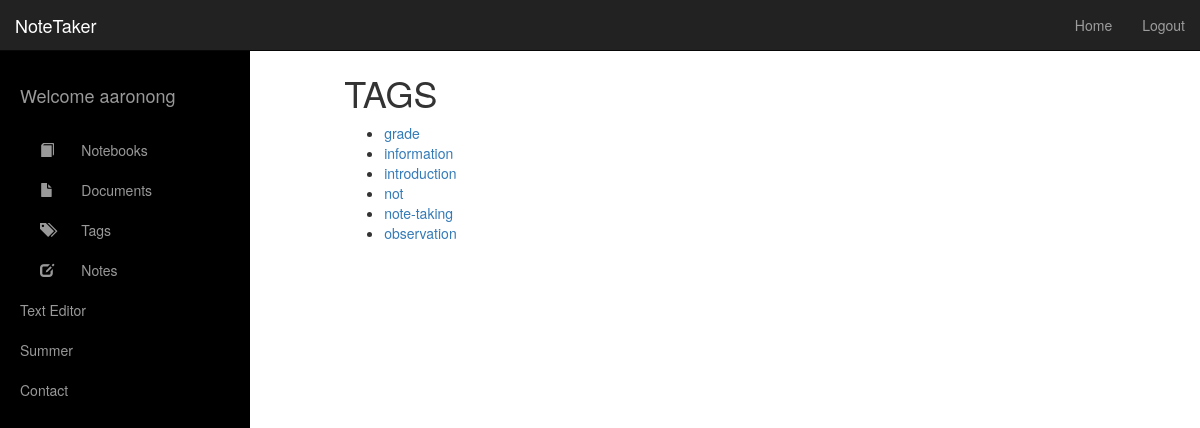
/tags/ (signed in), run on an earlier commit of the app's database.
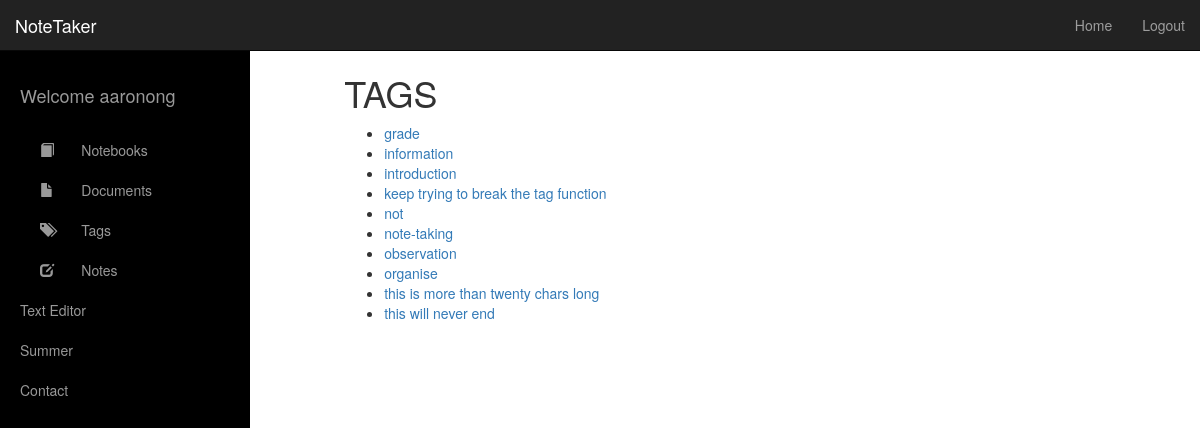
And on a later commit of the database.
### notetaker/models.py (models this page shows, shortened)
@python_2_unicode_compatible
class Tags(models.Model):
    tag_text = models.CharField(max_length=20)
    note_ids = models.ManyToManyField(
        Note,
        through='Tagging',
        through_fields=('tag','note')
    )

### notetaker/views.py (the view)
# urls.py: url(r'^tags/$', views.tags, name='tags'),
def tags(request):
    all_tags = Tags.objects.filter(tagging__note__noteauthorization__user=request.user).order_by('tag_text')
    tag_with_notes = {}
    for tag in all_tags:
        tag_with_notes[tag] = Note.objects.filter(noteauthorization__user=request.user, tagging__tag=tag)
    context = {
        'all_tags': tag_with_notes,
    }
    return render(request, 'tags.html', context)

### templates/tags.html (shortened to what this page needs)
{% extends 'base.html' %}
{% load staticfiles %}
{% block content %}
    <h2>Secret header</h2>
    <h1>TAGS</h1>
    {% if all_tags %}
        <ul>
        {% for tag, notes in all_tags.items %}
            <li><a href="/tags/{{ tag.id }}/"> {{ tag.tag_text }}</a></li>
        {% endfor %}
        </ul>
    {% else %}
        <p>No tags are available.</p>
    {% endif %}
{% endblock %}

What changed in the data, as far as the page shows it:
added Tags: tag_text "keep trying to break the tag function"
added Tags: tag_text "organise"
added Tags: tag_text "this is more than twenty chars long"
added Tags: tag_text "this will never end"
